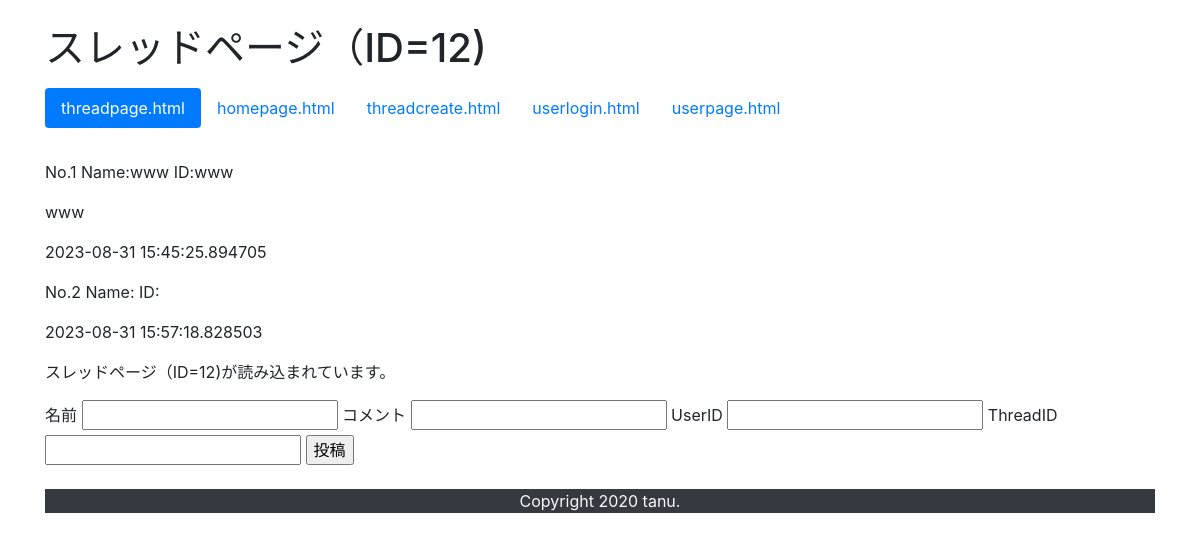
The app's page /threadpage/12/ with its own data.
### blog/app.py (models this page shows)
class CommentInfo(db.Model):
    __tablename__ = 'comment_info'
    CommentID = db.Column(db.Integer, primary_key=True)
    Nickname = db.Column(db.String, nullable=True)
    Comment_Content = db.Column(db.String, nullable=False)
    Comment_Create_Date = db.Column(db.String, nullable=False)
    UserID = db.Column(db.Integer, nullable=False)
    ThreadID = db.Column(db.Integer, nullable=False)

### blog/app.py (the view)
@app.route('/threadpage/<id>/', methods=['GET', 'POST'])#0=id
def threadpage(id):
    comment_info_all = CommentInfo.query.filter(CommentInfo.ThreadID == id).all()
    if request.method == 'POST':
        comment_info = CommentInfo(
            Nickname = request.form['Nickname'],
            Comment_Content = request.form['Comment_Content'],
            Comment_Create_Date =dt_now,
            UserID  = request.form['UserID'],
            ThreadID = request.form['ThreadID'],
        )
        db.session.add(comment_info)
        db.session.commit()
        return redirect(url_for('threadpage'))
    else:
        return render_template('threadpage.html', comment_info_all = comment_info_all, \
            threadpage = True, \
            title = 'スレッドページ（ID='+ id +')')

### blog/templates/threadpage.html
{%- extends "base.html" %}
{%- block content %}
			<div class="pt-3 pb-4">
				{% set cnt = [1] %}
				{% for comment_info in comment_info_all %}
					<div>
             			<p>No.{{ cnt[0] }} Name:{{comment_info.Nickname}} ID:{{comment_info.UserID}}</p>
						<p>{{comment_info.Comment_Content}}</p>
						<p>{{comment_info.Comment_Create_Date}}</p>
						{% set _ = cnt.append(cnt[0] + 1) %}
						{% set _ = cnt.pop(0) %}
					</div>
        		{% endfor %}
				<p>{{ title }}が読み込まれています。</p>
				<form action="" method="POST">
					<label for="Nickname">名前</label>
					<input type="text" name="Nickname">
					<label for="Comment_Content">コメント</label>
					<input type="text" name="Comment_Content">
					<label for="UserID">UserID</label>
					<input type="text" name="UserID">
					<label for="ThreadID">ThreadID</label>
					<input type="text" name="ThreadID">
					<input type="submit" value="投稿">
				  </form>
			</div>
{%- endblock %}

### records on screen
CommentInfo: cnt "1", Nickname "www", UserID "www", Comment_Content "www", Comment_Create_Date "2023-08-31 15:45:25.894705"
CommentInfo: cnt "2", Comment_Create_Date "2023-08-31 15:57:18.828503"

### other values on screen
{{ title }} "スレッドページ（ID=12)"
